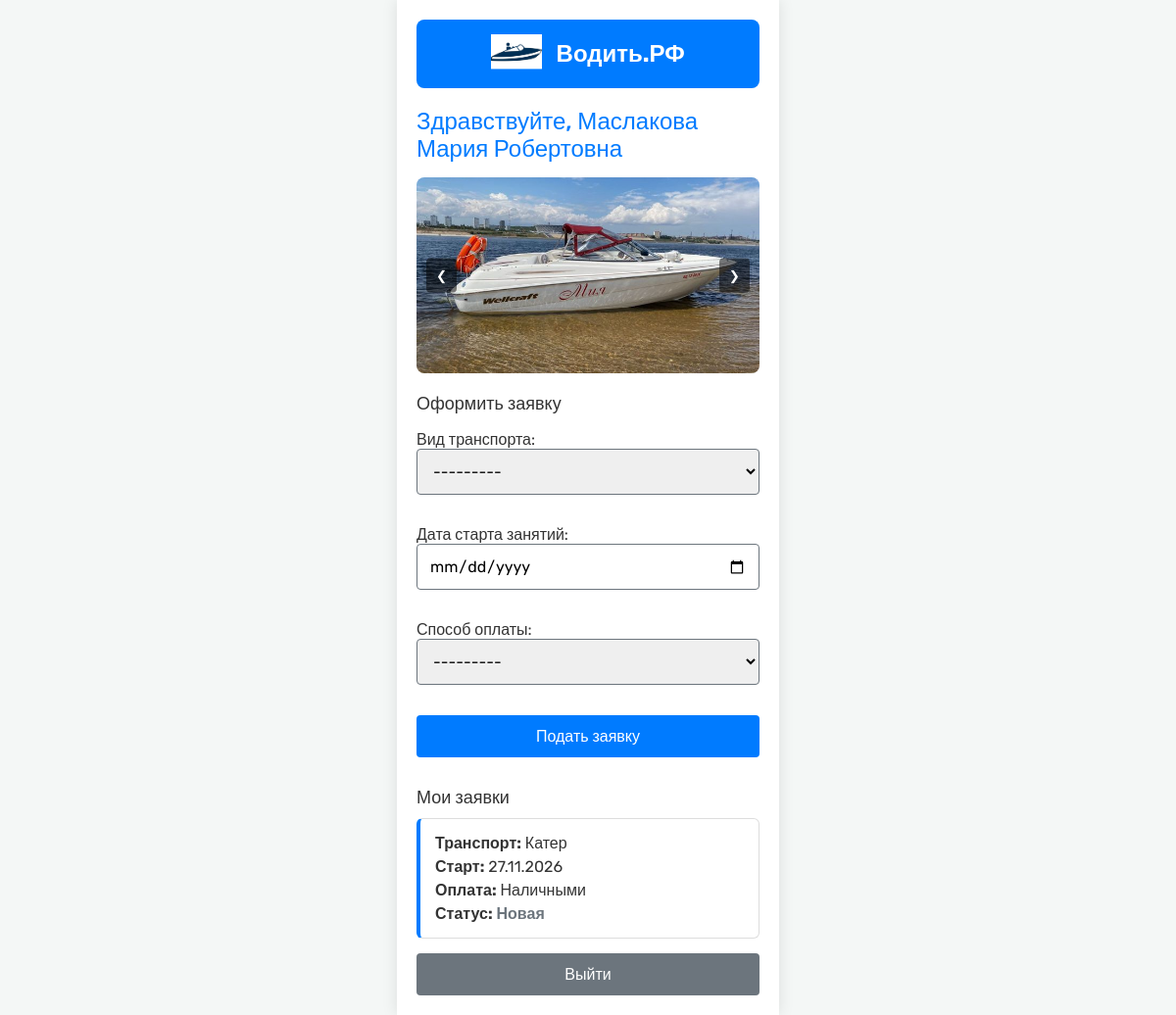
Before: /profile/ (signed in) with the older database file.
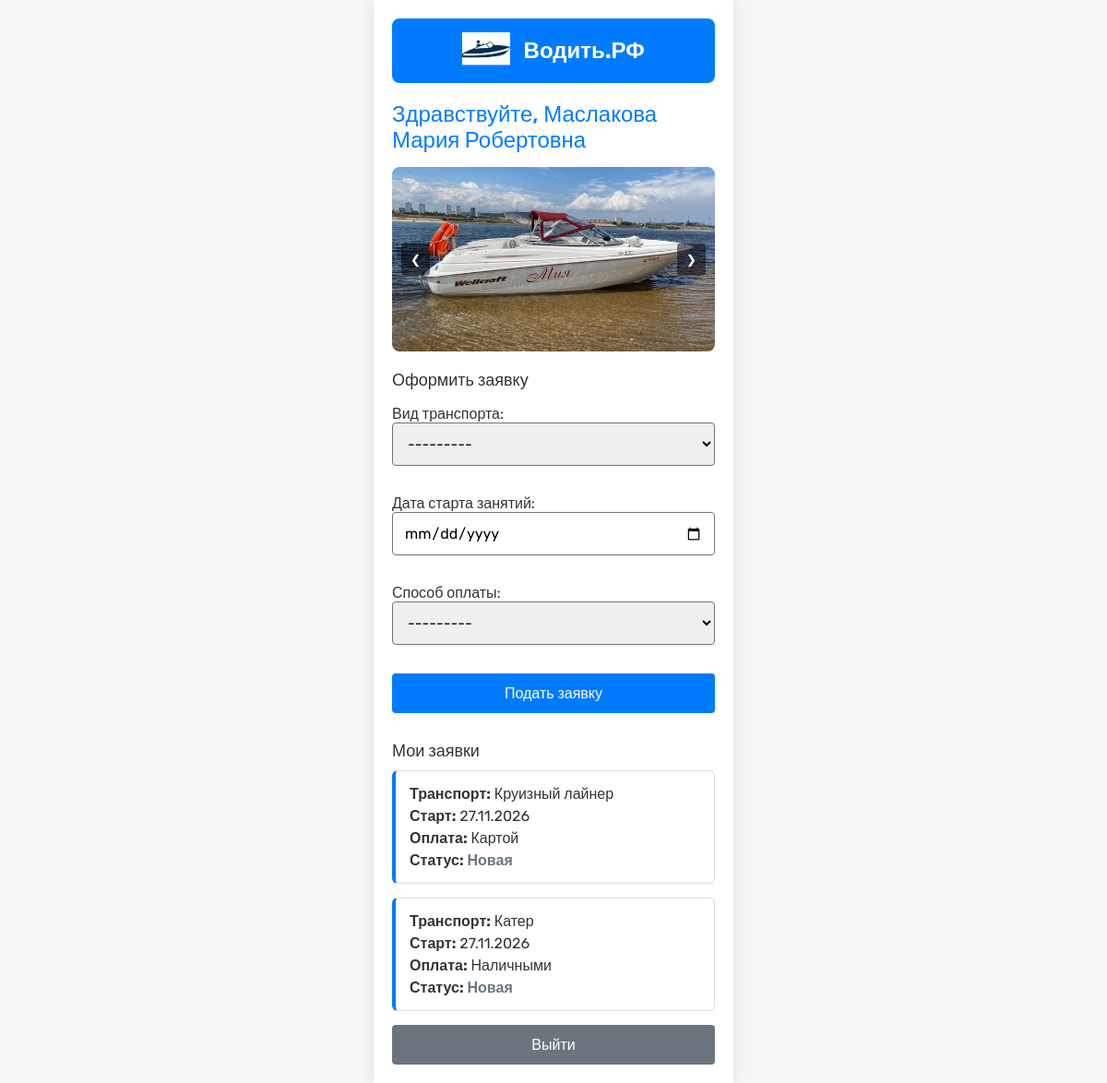
After: the same page with the newer database file.
### mainapp/models.py (models this page shows, shortened)
class Request(models.Model):
    TRANSPORT_CHOICES = [
        ('kater', 'Катер'),
        ('la liner', 'Круизный лайнер'),
        ('yahta', 'Яхта'),
    ]
    STATUS_CHOICES = [
        (0, 'Новая'),
        (1, 'Идет обучение'),
        (2, 'Обучение завершено'),
    ]
    PAYMENT_CHOICES = [
        ('cash', 'Наличными'),
        ('card', 'Картой'),
    ]
    user = models.ForeignKey(User, on_delete=models.CASCADE, verbose_name='Пользователь')
    transport = models.CharField('Вид транспорта', max_length=20, choices=TRANSPORT_CHOICES)
    start_date = models.DateField('Дата старта занятий')
    payment_method = models.CharField('Способ оплаты', max_length=10, choices=PAYMENT_CHOICES)
    status = models.IntegerField('Статус', choices=STATUS_CHOICES, default=0)
    created_at = models.DateTimeField('Дата создания', auto_now_add=True)

### mainapp/views.py (the view, shortened to what this page needs)
# urls.py: path('profile/', views.ProfileView.as_view(), name='profile'),
class ProfileView(LoginRequiredMixin, FormView):
    template_name = 'profile.html'
    form_class = RequestForm
    success_url = reverse_lazy('profile')
    def get_context_data(self, **kwargs):
        context = super().get_context_data(**kwargs)
        context['requests'] = Request.objects.filter(user=self.request.user).order_by('-created_at')
        context['slides'] = [
            'images/slide1.jpg', 'images/slide2.jpg',
            'images/slide3.jpg', 'images/slide4.jpg'
        ]
        return context

### mainapp/forms.py
class RequestForm(forms.ModelForm):
    class Meta:
        model = Request
        fields = ('transport', 'start_date', 'payment_method')
        widgets = {
            'start_date': forms.DateInput(format='%d.%m.%Y', attrs={'type': 'date', 'class': 'form-control'}),
            'transport': forms.Select(attrs={'class': 'form-control'}),
            'payment_method': forms.Select(attrs={'class': 'form-control'}),
        }

### mainapp/templates/profile.html (shortened to what this page needs)
{% extends "base.html" %}
{% load static %}
{% block content %}
    <h2>Здравствуйте, {{ user.fio }}</h2>
    <div class="slider-container">
        {% for slide in slides %}
            <div class="slider-slide">
                <img src="{% static slide %}" alt="Слайд">
            </div>
        {% endfor %}
        <button class="slider-btn prev">&#10094;</button>
        <button class="slider-btn next">&#10095;</button>
    </div>
    <h3>Оформить заявку</h3>
    <form method="post">
        {{ form.as_p }}
        <button type="submit" class="btn">Подать заявку</button>
    </form>
    <h3 style="margin-top: 30px;">Мои заявки</h3>
    {% for req in requests %}
        <div class="request-card">
            <p style="margin: 0 0 5px 0;"><b>Транспорт:</b> {{ req.get_transport_display }}</p>
            <p style="margin: 0 0 5px 0;"><b>Старт:</b> {{ req.start_date|date:"d.m.Y" }}</p>
            <p style="margin: 0 0 5px 0;"><b>Оплата:</b> {{ req.get_payment_method_display }}</p>
            <p style="margin: 0;"><b>Статус:</b> <span class="status-{{ req.status }}">{{ req.get_status_display }}</span></p>
        </div>
    {% empty %}
        <p class="text-muted">У вас пока нет заявок.</p>
    {% endfor %}
<form action="{% url 'logout' %}" method="post" style="display: inline;">
    <button type="submit" class="btn" style="background-color: #6C757D; border: none; cursor: pointer;">
        Выйти
    </button>
</form>
{% endblock %}

Changed rows visible on the page:
added Request: transport "Круизный лайнер", start_date "27.11.2026", payment_method "Картой", status "Новая"
